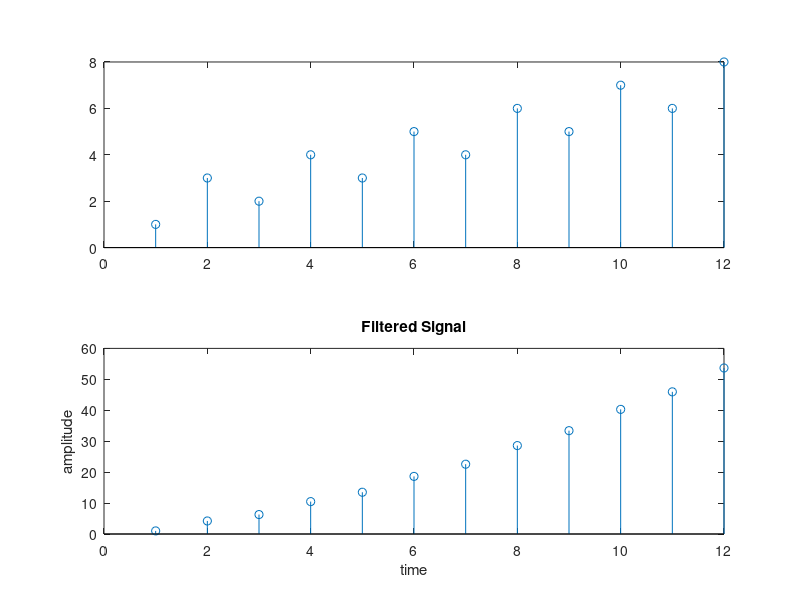

This chart was generated by the following MATLAB code:
%Butterworth LPF 
signal = [1,3,2,4,3,5,4,6,5,7,6,8]
% Design a low-pass filter
lowpass_cutoff_frequency = 2; % Adjust this value for your desired cutoff frequency
p1 = 2*3.1415*lowpass_cutoff_frequency;
c1 = 0.078; % Adjust as needed

yyy_lpf(1) = signal(1);

for ii = 2:length(signal)
    yyy_lpf(ii) = c1 * (signal(ii) + p1 * yyy_lpf(ii-1)) + signal(ii);
end

% Plot the low-pass filtered signal
figure;
subplot(2,1,1)
stem(signal)
subplot(2,1,2)
stem(yyy_lpf);
xlabel('time');
ylabel('amplitude');
title('Filtered Signal');
